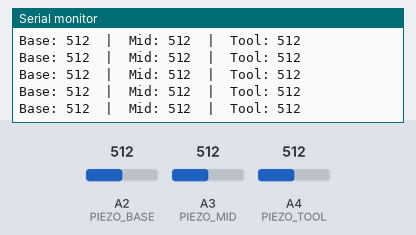
Simulated run of this sketch. Board: Arduino Uno, built with avr-gcc and run on an emulated ATmega328P. On the bench: the last lines printed to the serial monitor. The inputs (shaded band) are chosen by the test bench; at power-on: A2 (PIEZO_BASE) = 512, A3 (PIEZO_MID) = 512, A4 (PIEZO_TOOL) = 512.

Above: at 1.2 s.
1.3 s: A2 (PIEZO_BASE) set to 716
At 1.57 s:
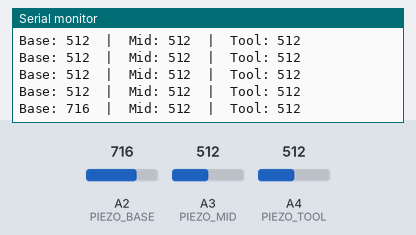
2.8 s: A3 (PIEZO_MID) set to 716
At 2.98 s:
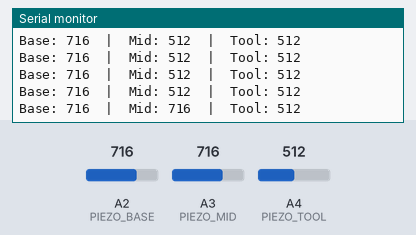
4.3 s: A4 (PIEZO_TOOL) set to 716
At 4.38 s:
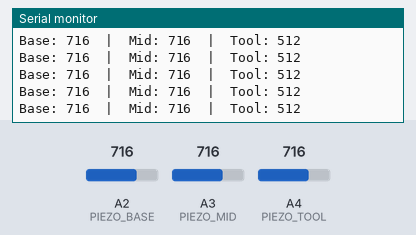
5.8 s: A2 (PIEZO_BASE) set to 900
At 5.99 s:
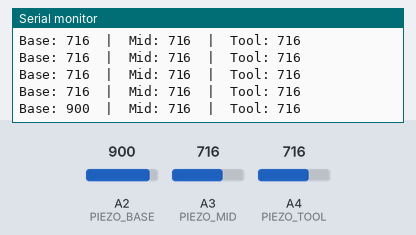
7.3 s: A3 (PIEZO_MID) set to 900
At 7.4 s:
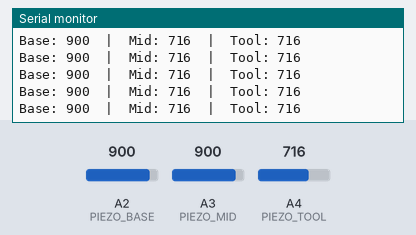
8.8 s: A4 (PIEZO_TOOL) set to 900
At 8.81 s:
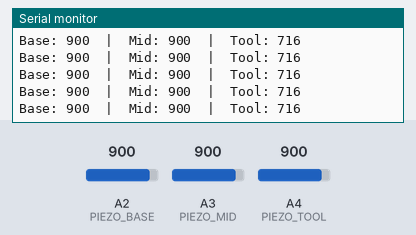
Timing chart, 0 to 11.3 s (numbered marks = the images above; inputs shaded):
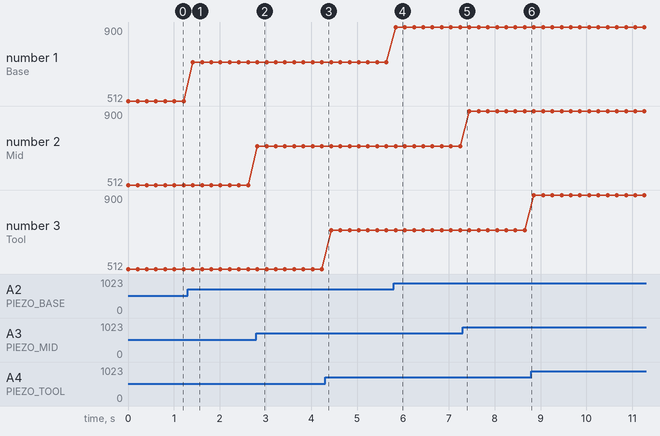

The sketch:

piezo_test.ino
```cpp
/*
 * PIEZO VIBRATION SENSOR TEST
 * Piezo #1 → A2
 * Piezo #2 → A3
 * Piezo #3 → A4
 */

#define PIEZO_BASE  A2
#define PIEZO_MID   A3
#define PIEZO_TOOL  A4

void setup() {
  Serial.begin(115200);
  Serial.println("Piezo Test — tap each sensor to test");
  Serial.println("Base(A2) | Mid(A3) | Tool(A4)");
  Serial.println("------------------------------------");
}

void loop() {
  int base = analogRead(PIEZO_BASE);
  int mid  = analogRead(PIEZO_MID);
  int tool = analogRead(PIEZO_TOOL);

  Serial.print("Base: "); Serial.print(base);
  Serial.print("  |  Mid: "); Serial.print(mid);
  Serial.print("  |  Tool: "); Serial.println(tool);

  delay(200);
}
```

Measured:
- after the input at 1.3 s, the serial monitor: prints a new line after 0.11 s (image 1)
- after the input at 2.8 s, the serial monitor: prints a new line at once (image 2)
- after the input at 5.8 s, the serial monitor: prints a new line at once (image 4)
- plotted number 1: 512 → 716 after the input at 1.3 s, 716 → 900 after the input at 5.8 s
